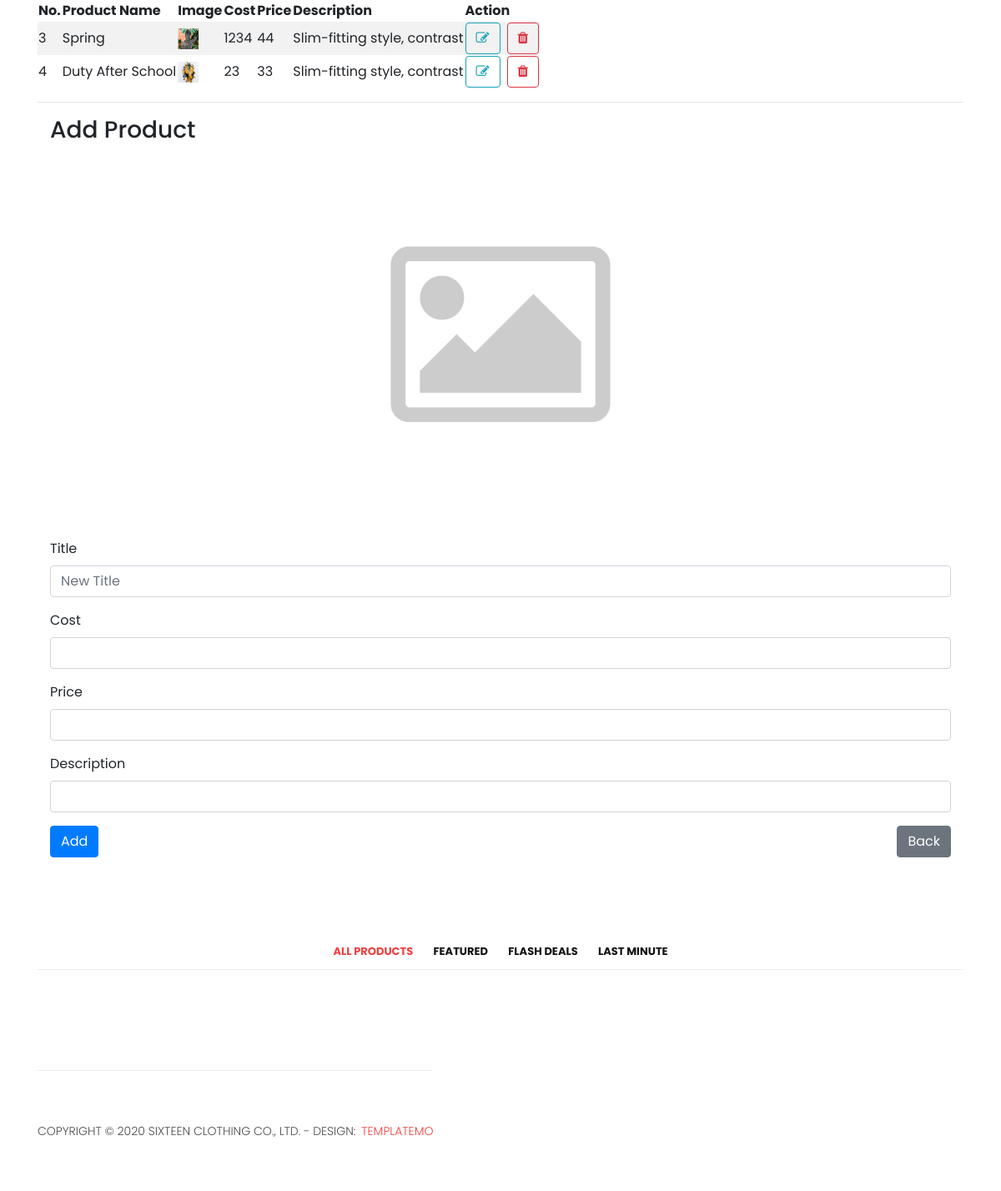
The page /add_product on the database its author committed.
### tables this page shows
CREATE TABLE "tbl_products" (
  "id" INTEGER NOT NULL,
  "title" TEXT NOT NULL,
  "cost" NUMBER NOT NULL,
  "price" NUMBER NOT NULL,
  "description" TEXT,
  "image_path" TEXT,
  PRIMARY KEY ("id")
);

### app.py (the view, shortened to what this page needs)
@app.route('/add_product', methods=['GET', 'POST'])
def add_product():
    row = conn.execute("""SELECT * FROM tbl_products""")
    product = []
    for item in row:
        product.append(
            {
                'id': item[0],
                'title': item[1],
                'cost': item[2],
                'price': item[3],
                'description': item[4],
                'image_path':item[5],
            }
        )
    return render_template('add_product.html', product_list=product)

### templates/add_product.html (shortened to what this page needs)
<!DOCTYPE html>
<html lang="en">
<head>
  <link href="static/vendor/bootstrap/css/bootstrap.min.css" rel="stylesheet">
  <link href="https://cdn.datatables.net/2.0.8/css/dataTables.dataTables.min.css" rel="stylesheet">
  <link rel="stylesheet" href="static/assets/css/fontawesome.css">
  <link rel="stylesheet" href="static/assets/css/templatemo-sixteen.css">
  <link rel="stylesheet" href="static/assets/css/owl.css">
  <link href="https://cdnjs.cloudflare.com/ajax/libs/cropperjs/1.5.12/cropper.min.css" rel="stylesheet">
</head>
<body>
  <div class="container">
    <div class="row">
      <div class="col-md-12">
        <div class="table-responsive">
          <table id="myTable" class="display table-striped">
            <thead>
              <tr>
                <th>No.</th>
                <th>Product Name</th>
                <th>Image</th>
                <th>Cost</th>
                <th>Price</th>
                <th>Description</th>
                <th>Action</th>
              </tr>
            </thead>
            <tbody>
              {% for product_lists in product_list %}
              <tr>
                <td>{{ product_lists['id'] }}</td>
                <td>{{ product_lists['title'] }}</td>
                <td><img src="static/crop/{{product_lists['image_path']}}" style="width: 25px; height:25px;"
                    onerror="this.onerror=null; this.src='static/uploads/errpr.png';"></td>
                <td>{{ product_lists['cost'] }}</td>
                <td>{{ product_lists['price'] }}</td>
                <td>{{ product_lists['description'].split()[:3] | join(' ') }}</td>
                <td class="d-flex ">
                  <div class="mr-2">
                    <a class="btn btn-outline-info" href="/edit_product?id={{product_lists['id']}}">
                      <i class="fa fa-edit"></i>
                    </a>
                  </div>
                  <div>
                    <form method="post" action="/delete_product">
                      <button class="btn btn-outline-danger" type="submit" onclick="handleSubmit(event)">
                        <i class="fa fa-trash"></i>
                      </button>
                    </form>
                  </div>
                </td>
              </tr>
              {% endfor %}
            </tbody>
          </table>
        </div>
      </div>
    </div>
    <hr>
    <div class="col-md-12">
      <h3>Add Product</h3>
      <form class="form-content" method="POST" action="/add_product" enctype="multipart/form-data">
        <div style="margin-bottom: 15px; text-align: center;">
          <label>
            <img src="static/uploads/no-photo.png" alt="Image Preview" style="cursor:pointer;" name="image"
              id="image-preview">
          </label>
        </div>
        <div class="mb-3">
          <label for="title" class="form-label">Title</label>
          <input type="text" class="form-control" id="title" name="title" placeholder="New Title">
        </div>
        <div class="mb-3">
          <label for="price" class="form-label">Cost</label>
          <input type="text" class="form-control" id="cost" name="cost">
        </div>
        <div class="mb-3">
          <label for="price" class="form-label">Price</label>
          <input type="text" class="form-control" id="price" name="price">
        </div>
        <div class="mb-3">
          <label for="description" class="form-label">Description</label>
          <input type="text" class="form-control" id="description" name="description">
        </div>
        <div class="d-flex justify-content-between">
          <button type="submit" class="btn btn-primary" onclick="prepareSubmission()">Add</button>
          <a href="/product" class="btn btn-secondary">Back</a>
        </div>
      </form>
    </div>
  </div>
  <div class="products">
    <div class="container">
      <div class="row">
        <div class="col-md-12">
          <div class="filters">
            <ul>
              <li class="active" data-filter="*">All Products</li>
              <li data-filter=".des">Featured</li>
              <li data-filter=".dev">Flash Deals</li>
              <li data-filter=".gra">Last Minute</li>
            </ul>
          </div>
        </div>
        <footer>
          <div class="container">
            <div class="row">
              <div class="col-md-12">
                <div class="inner-content">
                  <p>Copyright &copy; 2020 Sixteen Clothing Co., Ltd.
                    - Design: <a rel="nofollow noopener" href="https://templatemo.com" target="_blank">TemplateMo</a>
                  </p>
                </div>
              </div>
            </div>
          </div>
        </footer>
</body>
</html>

### static/assets/css/templatemo-sixteen.css (style rules this page uses)
body { font-family: 'Poppins', sans-serif; overflow-x: hidden; text-rendering: optimizeLegibility; -webkit-font-smoothing: antialiased; -moz-osx-font-smoothing: grayscale; }
p { margin-bottom: 0px; font-size: 14px; font-weight: 300; color: #4a4a4a; line-height: 24px; }
a { text-decoration: none!important; }
ul { padding: 0; margin: 0; list-style: none; }
h1,h2,h3,h4,h5,h6 { margin: 0px; }
footer { text-align: center; }
footer .inner-content { border-top: 1px solid #eee; margin-top: 60px; padding: 60px 0px; }
footer .inner-content p { text-transform: uppercase; }
footer .inner-content p a { color: #f33f3f; margin-left: 3px; }
.products { margin-top: 100px; }
.products .filters { text-align: center; border-bottom: 1px solid #eee; padding-bottom: 10px; margin-bottom: 60px; }
.products .filters li { text-transform: uppercase; font-size: 13px; font-weight: 700; color: #121212; display: inline-block; margin: 0px 10px; transition: all .3s; cursor: pointer; }
.products .filters ul li.active, .products .filters ul li:hover { color: #f33f3f; }

### templates/add_product.html (style rules this page uses)
#image-preview, #image-preview-edit { cursor: pointer; max-width: 600px; max-height: 600px; }

### rows shown on the page
tbl_products: id "3", title "Spring", image_path (picture), cost "1234", price "44", description.split "Slim-fitting style, contrast"
tbl_products: id "4", title "Duty After School", image_path (picture), cost "23", price "33", description.split "Slim-fitting style, contrast"
